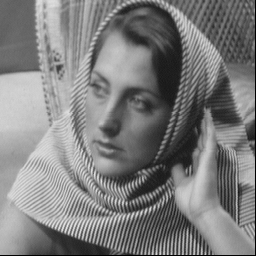
#> input picture results/Encoded.png, 256 x 256 px
$ python marker.py --image_path results/Encoded.png --watermark_path results/planes.png
#> lines starting #> are read from the running program, lines starting #| are printed output that depends on the picture; after the words box and inside, x2 and y2 are one past the last pixel; in counts of white or black regions, pixels touching at a corner belong together; long printed decimals are rounded
### main.py
"""
This module contains the implimentation of block based Image Watermarking
using bitplane splicing.

Author: Vighnesh Nayak
Date: 2 Dec 2023
Github: https://github.com/Kugelblitz25
"""

import numpy as np
import cv2


class Image:
    def __init__(self, img):
        """
        Load an image from either a file path or a NumPy array.

        Parameters:
        - img: str or numpy.ndarray
            If str, the file path of the image. If numpy.ndarray, the image itself.

        Returns:
        - Tuple[str, numpy.ndarray]
            A tuple containing the image path (if applicable) and the loaded image as a NumPy array.
        """
#> called with img = 'results/Encoded.png'
        if not isinstance(img, (str, np.ndarray)):
            raise ValueError(
                "Invalid input type. `img` must be a string or a numpy array.")

        image = img
        imgPath = None

        if isinstance(img, str):
            imgPath = img
            try:
                image = cv2.imread(imgPath, 0)
#> image is the input picture: shape (256, 256); min 0, max 231, mean 125.3
            except Exception as e:
                raise ValueError(f"Error loading image: {str(e)}")

        self.image = image.astype(np.uint8)
        self.imageSize = np.array(self.image.shape)
#> self.imageSize = [256, 256]
#> call 2 of __init__, with img = 'results/planes.png'
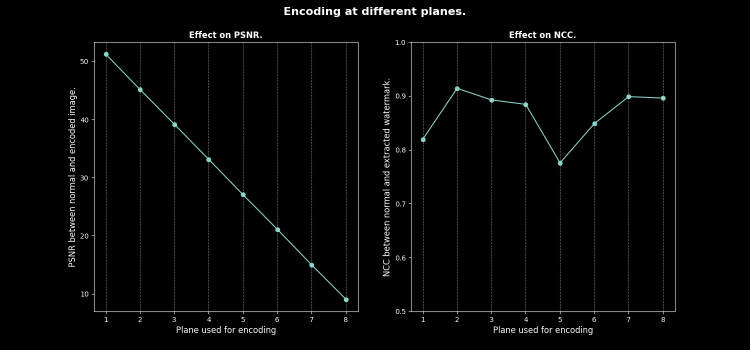
#> input picture results/planes.png, 1500 x 700 px (shown at 1/2 size)

    def reshape(self, shape: list[int]):
        """
        Reshape the image into required size.

        Parameters:
        - shape : List[int]
            Required size of the image.
        """
        self.image = cv2.resize(self.image, shape[::-1])
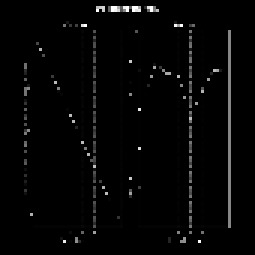
#> self.image: shape (85, 85) (shown 3 times larger); min 0, max 255, mean 5.2
        self.imageSize = np.array(self.image.shape)
#> self.imageSize = [85, 85]

    def binarize(self):
        """
        Binaruze the image into 0's & 1's.
        """
        _, self.image = cv2.threshold(self.image, 127, 255, cv2.THRESH_BINARY)
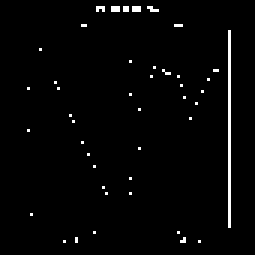
#> self.image: shape (85, 85) (shown 3 times larger); 1.9% white in thin lines or dots, all inside (x1, y1, x2, y2) = (9, 2, 77, 81)
        self.image = self.image / 255
        self.image = self.image.astype('uint8')


class Encoder:
    """
    For encoding a watermark into an image using a block-based approach.

    Attributes:
    - blockSize: int
        Size of each block for encoding.
    - plane: int
        Bit plane used for encoding.
    """

    def __init__(self, blockSize: int = 2, plane: int = 1):
        """
        Initialize the Encoder with the specified block size and bit plane.

        Parameters:
        - blockSize: int, optional
            Size of each block for encoding. Default is 2.
        - plane: int, optional
            Bit plane used for encoding. Default is 1.
        """
        self.plane = plane - 1
        self.blockSize = blockSize

    def encodeBlockBit(self, row: int, col: int):
        """
        Encode a single bit of the watermark into a block of the image.

        Parameters:
        - row: int
            Row index of the block.
        - col: int
            Column index of the block.

        Returns:
        - numpy.ndarray
            Encoded block of the image.
        """
        enc = self.watermark[row, col]
        imgBlock = self.img[
            row * self.blockSize: (row + 1) * self.blockSize,
            col * self.blockSize: (col + 1) * self.blockSize
        ]
        encBlock = enc * np.ones_like(imgBlock, "uint8")
        maskedImg = imgBlock & (255 - (1 << self.plane))
        maskedEnc = encBlock & (1 << self.plane)
        return maskedImg + maskedEnc

    def encode(self, img, watermark):
        """
        Encode the watermark into the image.

        Parameters:
        - img: str or numpy.ndarray
            If str, the file path of the image.
            If numpy.ndarray, the image itself.
        - watermark: str or numpy.ndarray
            If str, the file path of the watermark image.
            If numpy.ndarray, the watermark itself.

        Returns:
        - numpy.ndarray
            Encoded image.
        """
        image = Image(img)
        watermark = Image(watermark)
        watermark.reshape(image.imageSize // self.blockSize)
        watermark.binarize()
        self.img, self.imgSize = image.image, image.imageSize
#> self.imgSize = [256, 256]
        self.watermark, self.watermarkSize = watermark.image, watermark.imageSize
#> self.watermarkSize = [85, 85]

        assert all(self.watermarkSize == self.imgSize // self.blockSize)

        encodedImg = np.zeros_like(self.img)
        h, w = self.watermarkSize
#> h = 85; w = 85
        for col in range(w):
            for row in range(h):
                encodedImg[
                    row * self.blockSize: (row + 1) * self.blockSize,
                    col * self.blockSize: (col + 1) * self.blockSize
                ] = self.encodeBlockBit(row, col)
#> this loop made 85 passes
        return encodedImg.astype("uint8")


class Decoder:
    """
    For decoding a watermark from an encoded image.

    Attributes:
    - blockSize: int
        Size of each block for decoding.
    - plane: int
        Bit plane used for decoding.
    """

    def __init__(self, blockSize=2, plane=1):
        """
        Initialize the Decoder with the specified block size and bit plane.

        Parameters:
        - blockSize: int, optional
            Size of each block for decoding. Default is 2.
        - plane: int, optional
            Bit plane used for decoding. Default is 1.
        """
        self.plane = plane - 1
        self.blockSize = blockSize

    # [29 lines left out: function decode, not called in this run]

### tester.py
"""
This file contains the testing infrastructure for Image Watermarking algorithm.

Author: Vighnesh Nayak
Date: 7 Dec 2023
Github: https://github.com/Kugelblitz25
"""

import argparse
import os

import cv2
import matplotlib.pyplot as plt
import numpy as np

from main import Decoder, Encoder, Image

plt.style.use("dark_background")


# [48 lines left out: function getArgs, not called in this run]


class Metrics:
    """
    Class for computing image quality metrics.

    Attributes:
    - None
    """

    def getImages(self, img1, img2):
        """
        Load two images and ensure their sizes match.

        Parameters:
        - img1: str or numpy.ndarray
            If str, the file path of the first image. If numpy.ndarray, the first image itself.
        - img2: str or numpy.ndarray
            If str, the file path of the second image. If numpy.ndarray, the second image itself.

        Returns:
        - Tuple[numpy.ndarray, numpy.ndarray]
            A tuple containing the loaded first and second images.
        """
        img1 = Image(img1)
        img2 = Image(img2)
        assert all(img1.imageSize == img2.imageSize), "Image sizes don't match."
        return img1.image.astype("float64"), img2.image.astype("float64")

    def MSE(self, img1, img2):
        """
        Compute the Mean Squared Error (MSE) between two images.

        Parameters:
        - img1: str or numpy.ndarray
            If str, the file path of the first image. If numpy.ndarray, the first image itself.
        - img2: str or numpy.ndarray
            If str, the file path of the second image. If numpy.ndarray, the second image itself.

        Returns:
        - float
            The computed MSE value.
        """
        img1, img2 = self.getImages(img1, img2)
        h, w = img1.shape
        return ((img1 - img2) ** 2).sum() / (w * h)

    def PSNR(self, img1, img2):
        """
        Compute the Peak Signal-to-Noise Ratio (PSNR) between two images.

        Parameters:
        - img1: str or numpy.ndarray
            If str, the file path of the first image. If numpy.ndarray, the first image itself.
        - img2: str or numpy.ndarray
            If str, the file path of the second image. If numpy.ndarray, the second image itself.

        Returns:
        - float
            The computed PSNR value.
        """
        return 10 * np.log10(255**2 / self.MSE(img1, img2))

    # [18 lines left out: function NCC, not called in this run]


class Tester:
    # [183 lines left out: functions __init__, getNoise, unitTest, completeTest, plotRes, testPlanes and 1 more, not called in this run]


# [29 lines that do not run on import are left out]

### marker.py
import argparse
import re

import cv2

from main import Decoder, Encoder
from tester import Metrics


def getArgs():
    """
    Parse command-line arguments for the script.

    Returns:
    - argparse.Namespace
        Parsed command-line arguments.
    """
    parser = argparse.ArgumentParser()
    parser.add_argument("-i", "--image_path", type=str, required=True, help="Path for the image to be watermarked.")
    parser.add_argument("-w", "--watermark_path", type=str, required=True, help="Path for the watermark.")
    parser.add_argument(
        "-o",
        "--result_path",
        type=str,
        required=False,
        default="results",
        help="Directory where watermarked image needs to be stored.",
    )
    parser.add_argument(
        "-p",
        "--plane",
        choices=[i + 1 for i in range(8)],
        type=int,
        required=False,
        default=1,
        help="Plane at which encoding is to be done.",
    )
    parser.add_argument(
        "-b",
        "--block_size",
        choices=[i + 1 for i in range(10)],
        type=int,
        required=False,
        default=3,
        help="Block size with which encoding is to be done.",
    )

    return parser.parse_args()


if __name__ == "__main__":
    opts = getArgs()
    metric = Metrics()
    img = opts.image_path
    wm = opts.watermark_path
    out_dir = opts.result_path
    blocksize = int(opts.block_size)
    plane = int(opts.plane)

    outImgName = re.split(r"[/\.]+", img)[-2] + "_" + re.split(r"[/\.]+", wm)[-2] + ".png"
    out = out_dir + "/" + outImgName

    encoder = Encoder(blocksize, plane)
    decoder = Decoder(blocksize, plane)

    encoded_img = encoder.encode(img, wm)
    print("PSNR between encoded and original image is:", metric.PSNR(encoder.img, encoded_img))
#| PSNR between encoded and original image is: 54.789

    cv2.imwrite(out, encoded_img)
    cv2.imshow("Encoded", encoded_img)
    cv2.waitKey(0)
